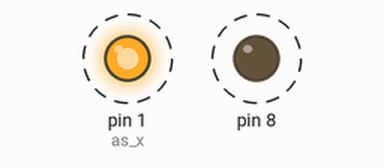
A sketch run on a simulated Arduino Uno, built with avr-gcc and run on an emulated ATmega328P. On the bench: output pins drawn as LEDs (lit = HIGH). Dashed ring = blinking.

Above: at 0.5 s.
Timing chart, 0 to 4.6 s (numbered marks = the images above):
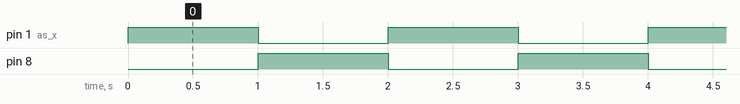

The sketch:

LED1.ino
```cpp
          //1
           //Name: Maliha Nawar; ID: 17.01.05.131
void setup() {

pinMode(8,OUTPUT);pinMode(1,OUTPUT);//as x=1
}

void loop() {

for (int i=0;i<3;i++)//to blink leds x+2 times
{digitalWrite(1,HIGH);digitalWrite(8,LOW);delay(1000);
digitalWrite(1,LOW);digitalWrite(8,HIGH);delay(1000);}
digitalWrite(8,LOW);delay(1000000000000000000000000);//to blink leds alternatively
}
```

Measured:
- by itself, pin 1 (as_x), pin 8: alternates HIGH for 1.0 s and LOW for 1.0 s, 6 changes in all, then stays LOW
